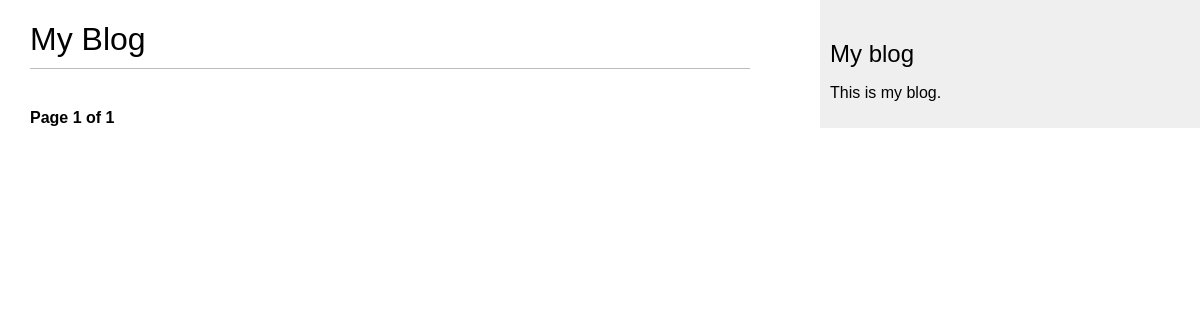
Page /blog/ on the earlier database version.
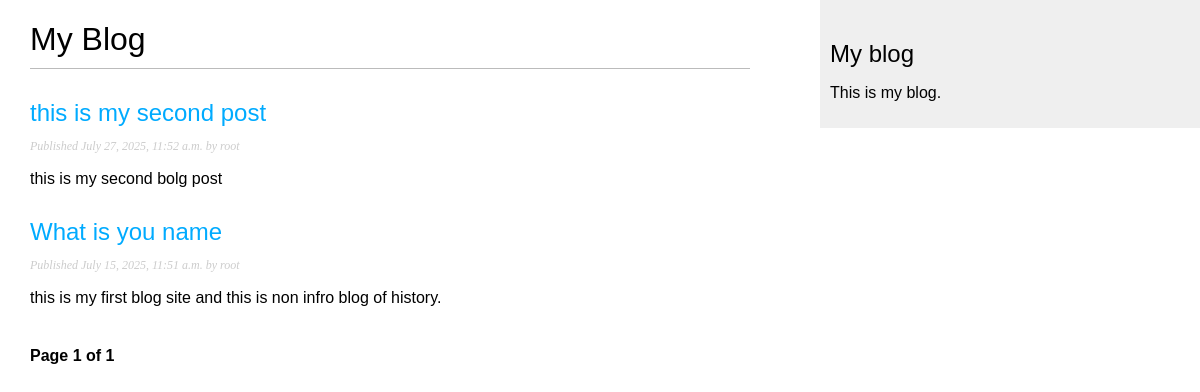
Same page on the later database version.
### blog/models.py (models this page shows, shortened)
class Post(models.Model):
    class Status(models.TextChoices):
        DRAFT = 'DF','Draft'
        PUBLISHED = 'PB','Published'
    title = models.CharField(max_length=255)
    slug  = models.SlugField(max_length=255,unique_for_date='publish')
    author = models.ForeignKey(settings.AUTH_USER_MODEL, on_delete=models.CASCADE,related_name='blog_posts')
    body  = models.TextField()
    publish = models.DateTimeField(default=timezone.now)    # post publish kb howi
    created = models.DateTimeField(auto_now_add=True)       # Post kab banayi gayi
    updated = models.DateTimeField(auto_now=True)           # Post kab last edit hui
    status  = models.CharField(max_length=2,choices=Status.choices, default=Status.DRAFT)
    objects = models.Manager()
    published = PublishedManager()
    class Meta:
        ordering = ['-publish']                             # سب سے نئی پوسٹ سب سے اوپر
        indexes = [
            models.Index(fields = ['-publish']),
        ]
    def get_absolute_url(self):
        return reverse(
            "blog:post_detail",
            args=[self.publish.year,
                  self.publish.month,
                  self.publish.day,
                  self.slug            ])

### blog/views.py (the view)
# urls.py: path('',views.post_list, name= 'post_list'),
def post_list(request):
    post_list = Post.published.all()
    paginator = Paginator(post_list,3)
    page_number = request.GET.get('page',1)
    try:
        posts = paginator.page(page_number)
    except PageNotAnInteger:
        posts = paginator.page(1)
    except EmptyPage:
        posts = paginator.page(paginator.num_pages)
    return render(request,'blog/post/list.html', {'posts':posts})

### blog/models.py (called while the page is built)
    def get_queryset(self):
        return super().get_queryset().filter(status = Post.Status.PUBLISHED)

### blog/templates/blog/post/list.html (shortened to what this page needs)
{% extends "blog/base.html" %}
{% block content %}
  <h1>My Blog</h1>
  {% for post in posts %}
    <h2>
      <a href=" {{ post.get_absolute_url }}">{{ post.title }}</a>
    </h2>
    <p class="date ">Published {{ post.publish }} by {{ post.author }}</p>
    {{ post.body|truncatewords:30|linebreaks }}
  {% endfor %}
  {% include "blog/pagination.html" with page=posts %}
{% endblock content %}

### blog/templates/blog/base.html (shortened to what this page needs)
{% load static %}
<!DOCTYPE html>
<html lang="en">
  <head>
  <link href="{% static 'css/blog.css' %}" rel="stylesheet" />
</head>
  <body>
    <div id="content">
      {% block content %}{% endblock content %}
    </div>
    <div id="sidebar">
      <h2>My blog</h2>
      <p>This is my blog.</p>
    </div>
  </body>
</html>

### blog/templates/blog/pagination.html (shortened to what this page needs)
 <div class="pagination">
  <span class="step-links">
    <span>
        Page {{ page.number }} of {{ page.paginator.num_pages }}
    </span class='current'>
  </span>
 </div>

### blog/static/css/blog.css (style rules this page uses)
body { margin:0; padding:0; font-family:helvetica, sans-serif; }
a { color:#00abff; text-decoration:none; }
h1 { font-weight:normal; border-bottom:1px solid #bbb; padding:0 0 10px 0; }
h2 { font-weight:normal; margin:30px 0 0; }
#content { float:left; width:60%; padding:0 0 0 30px; }
#sidebar { float:right; width:30%; padding:10px; background:#efefef; height:100%; }
p.date { color:#ccc; font-family: georgia, serif; font-size: 12px; font-style: italic; }
.pagination { margin:40px 0; font-weight:bold; }

Differences in the rows shown:
added Post: title "this is my second post", publish "July 27, 2025, 11:52 a.m.", author "root", body "this is my second bolg post"
added Post: title "What is you name", publish "July 15, 2025, 11:51 a.m.", author "root", body "this is my first blog site and this is non infro blog of history."
